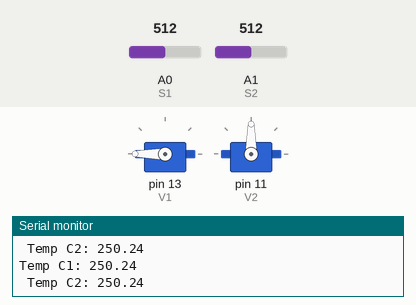
This sketch was run on a simulated Arduino Uno, built with avr-gcc and run on an emulated ATmega328P. Shown: 2 × servo, the last lines printed to the serial monitor. Inputs (shaded band) come from the test bench; at power-on: A0 (S1) = 512, A1 (S2) = 512.

Above: at 1.3 s.
1.4 s: A0 (S1) set to 54
2.9 s: A0 (S1) set to 44
At 3.7 s:
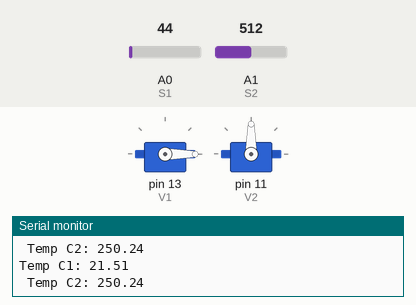
4.5 s: A0 (S1) set to 122
At 5.0 s:
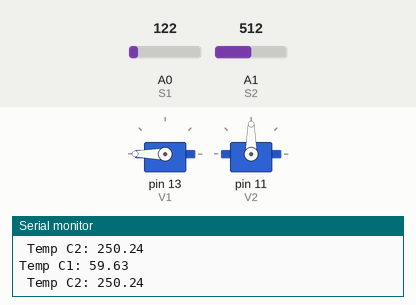
6.0 s: A0 (S1) set to 0
At 7.4 s:
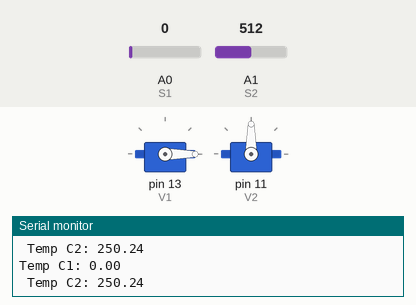
Timing chart, 0 to 8.5 s (numbered marks = the images above; inputs shaded):
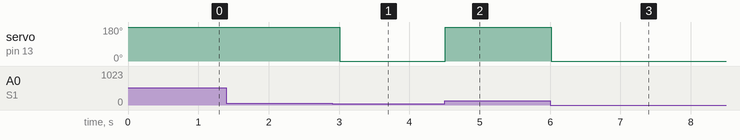

Measured:
- the behaviour switches between 50 and 49 on A0 (S1) (found by bisection; images 0 and 1)
- after the input at 2.9 s, servo on pin 13 (V1): 180° → 0° after 0.11 s
- after the input at 4.5 s, servo on pin 13 (V1): 0° → 180° at once
- after the input at 6.0 s, servo on pin 13 (V1): 180° → 0° at once

The sketch:

Ejercicio_2_ductosVentilacion.ino
```cpp
//Ejercio: abrir/activiar los ductos de ventilación (servomotor)
//cuando la temperatura de un cuarto se encuentre por encima
// de la aceptada, entonces, en caso contrario, los ductor serán cerrados

#include<Servo.h>

Servo V1;
Servo V2;
Servo V3;
Servo V4;

int S1 = A0;
int S2 = A1;
int S3 = A2;
int S4 = A3;

void setup() {
  V1.attach(13);
  V2.attach(11);
  //
  //

  Serial.begin(9600);
}

float tempS1, tempS2, tempS3, tempS4;

float tempDeseadaC1 = 24,
      tempDeseadaC2 = 16,
      tempDeseadaC3 = 30,
      tempDeseadaC4 = 27;

void loop() {
  tempS1 = 5.0 * analogRead(S1) * 100.0 / 1023.0; // 0 - 1023
  tempS2 = 5.0 * analogRead(S2) * 100.0 / 1023.0; // 0 - 1023

  Serial.println("Temp C1: " + String(tempS1) +
                 "\n Temp C2: " + String(tempS2)
                );

  if(tempS1 > tempDeseadaC1){
      V1.write(180); //"abrir"
    }
    else {
      V1.write(0); //"cerrar"
      }


  delay(500);
}
```
